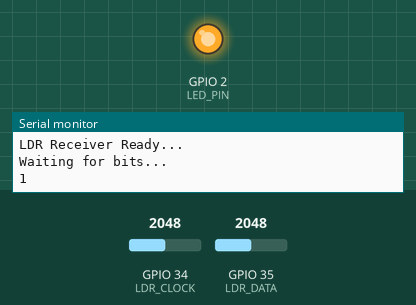
Recording of a sketch running on a simulated ESP32. Shown: output pins drawn as LEDs (lit = HIGH), the last lines printed to the serial monitor. Inputs (shaded band) come from the test bench; at power-on: GPIO 34 (LDR_CLOCK) = 2048, GPIO 35 (LDR_DATA) = 2048.

Above: at 1.2 s.
1.3 s: GPIO 34 (LDR_CLOCK) set to 1035
2.8 s: GPIO 34 (LDR_CLOCK) set to 936
At 3.8 s:
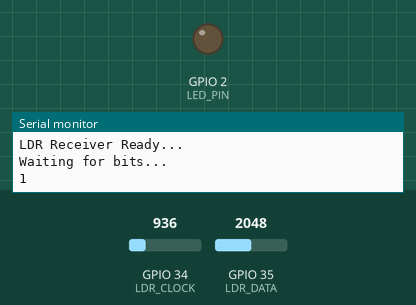
4.3 s: GPIO 34 (LDR_CLOCK) set to 1040
At 4.8 s:
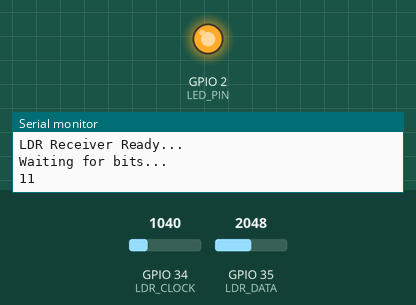
5.8 s: GPIO 34 (LDR_CLOCK) set to 960
At 7.1 s:
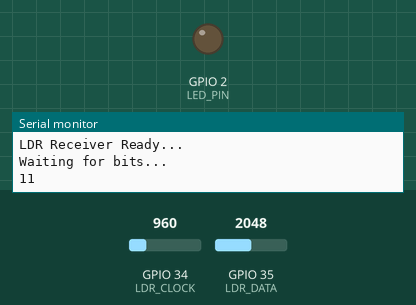
Timing chart, 0 to 8.3 s (numbered marks = the images above; inputs shaded):
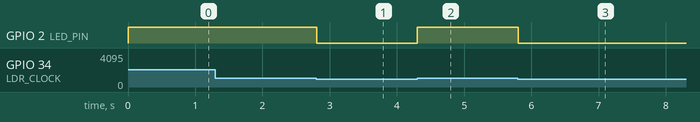

Measured:
- the behaviour switches between 1001 and 1000 on GPIO 34 (LDR_CLOCK) (found by bisection; images 0 and 1)
- after the input at 1.3 s, every drawn part: stays the same
- after the input at 2.8 s, GPIO 2 (LED_PIN): HIGH → LOW at once
- after the input at 4.3 s, GPIO 2 (LED_PIN): LOW → HIGH at once
- after the input at 5.8 s, GPIO 2 (LED_PIN): HIGH → LOW at once

The sketch:

ESP_Receiver.ino
```cpp
// === ESP32 LASER RECEIVER (LDR based, Debug Mode) ===
// LDR_CLOCK → GPIO 34
// LDR_DATA  → GPIO 35
// LED indicator → GPIO 2

#define LDR_CLOCK 34
#define LDR_DATA  35
#define LED_PIN   2

int threshClock = 1000;
int threshData  = 1000;

int bits[8];
int bitCount = 0;

void setup() {
  Serial.begin(115200);
  pinMode(LED_PIN, OUTPUT);
  digitalWrite(LED_PIN, LOW);
  Serial.println("LDR Receiver Ready...");
  Serial.println("Waiting for bits...\n");
}

void loop() {
  int clkVal = analogRead(LDR_CLOCK);

  // Detect clock laser ON
  if (clkVal > threshClock) {
    digitalWrite(LED_PIN, HIGH);
    delay(100); // sync delay to match transmitter

    int dataVal = analogRead(LDR_DATA);
    int bitVal = (dataVal > threshData) ? 1 : 0;
    bits[bitCount++] = bitVal;

    // print live bit reception
    Serial.print(bitVal);

    // when full byte (8 bits) is ready
    if (bitCount == 8) {
      char c = bitsToChar(bits);
      Serial.print("  ->  ");

      // print binary representation
      for (int i = 0; i < 8; i++) Serial.print(bits[i]);

      Serial.print("  =  '");
      Serial.print(c);
      Serial.println("'");

      bitCount = 0;
    }

    // Wait for clock laser OFF before next bit
    while (analogRead(LDR_CLOCK) > threshClock)
      delay(5);

    digitalWrite(LED_PIN, LOW);
  }
}

// Converts 8-bit array to a character
char bitsToChar(int b[]) {
  int val = 0;
  for (int i = 0; i < 8; i++)
    val = (val << 1) | b[i];
  return (char)val;
}
```
